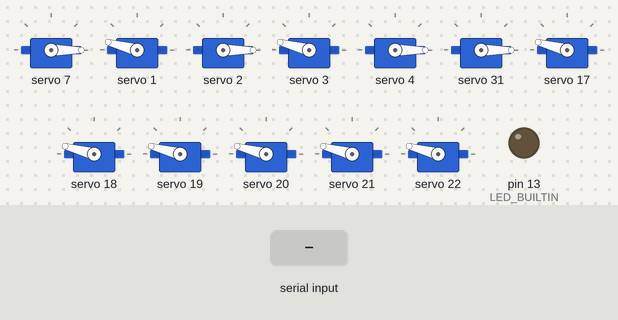
The sketch below on a simulated Arduino Uno, built with avr-gcc and run on an emulated ATmega328P. On the bench: 12 × servo, output pins drawn as LEDs (lit = HIGH). The inputs (shaded band) are chosen by the test bench.

Above: at 1.2 s.
1.3 s: "90,45,200\n" received over Serial
At 2.1 s:
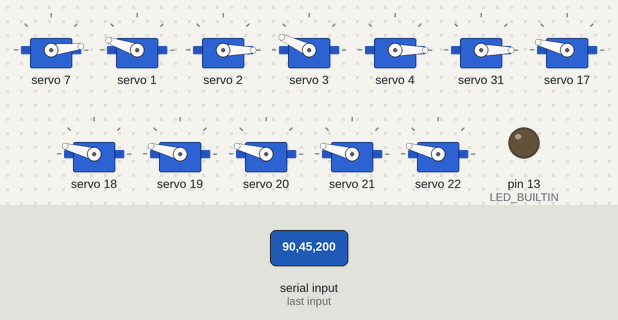
2.8 s: "30,150,10\n" received over Serial
At 3.4 s:
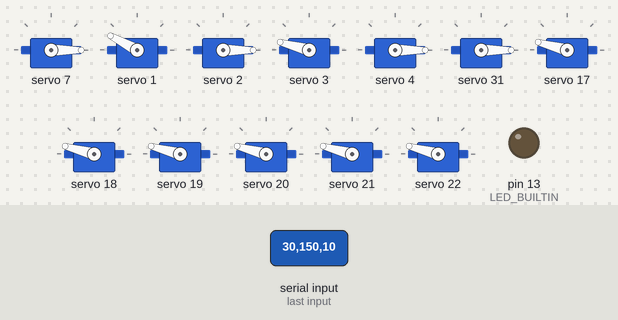
4.3 s: "30,150,10,200\n" received over Serial
At 4.8 s:
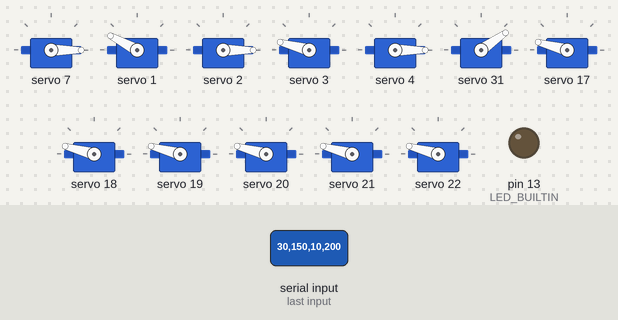
5.8 s: "200\n" received over Serial
At 6.9 s:
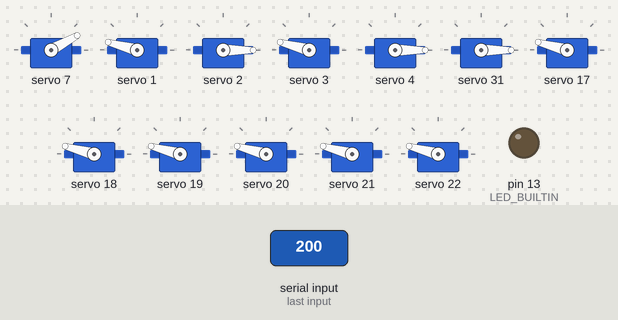
7.3 s: "30,150\n" received over Serial
At 8.2 s:
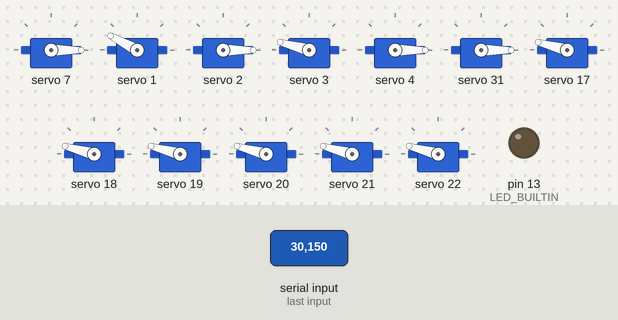
8.8 s: "90,45,200,10\n" received over Serial
At 9.2 s:
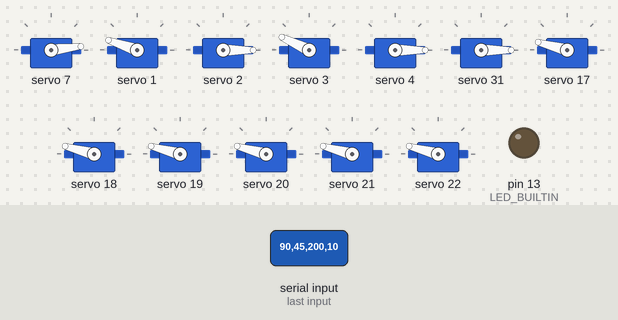
Timing chart, 0 to 11.3 s (numbered marks = the images above; inputs shaded):
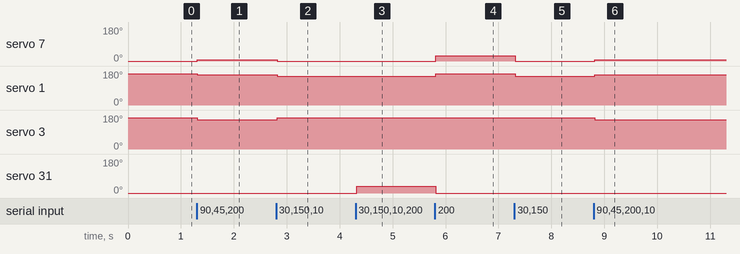

The sketch:

Robi_prueba_motores.ino
```cpp
// (licence header left out)
// Licensed under the Apache License, Version 2.0 (the "License");
// you may not use this file except in compliance with the License.
// You may obtain a copy of the License at

//     http://www.apache.org/licenses/LICENSE-2.0

// Unless required by applicable law or agreed to in writing, software
// distributed under the License is distributed on an "AS IS" BASIS,
// WITHOUT WARRANTIES OR CONDITIONS OF ANY KIND, either express or implied.
// See the License for the specific language governing permissions and
// limitations under the License.


///////////////////////////////////////////////////////////////////////////////////////////////////////////////////////////////////////////////////

///////////////////////////////////////////////////////////////////////////////////////////////////////////////////////////////////////////////////

#include <SPI.h>

//////////Servos/////////
#include <Wire.h>
#include <Adafruit_PWMServoDriver.h> //Funcionando en version 2.3.1 (ahora esta la 2.4 tener cuidado)
Adafruit_PWMServoDriver pwm = Adafruit_PWMServoDriver(0x40);
Adafruit_PWMServoDriver pwm2 = Adafruit_PWMServoDriver(0x41);
#define SERVOMIN  150 //175 this is the 'minimum' pulse length count (out of 4096)
#define SERVOMAX  550 //575 this is the 'maximum' pulse length count (out of 4096)
#define FREQUENCY  50
//////////Servos/////////


/////////Variables///////////
// our servo # counter
uint8_t servonum = 0;
//Falan grandes
int pos1 = 350;
int pos2 = 350;
int pos3 = 350;
int pos4 = 350;
//Falan pequeñas
int pos11 = 350;
int pos22 = 350;
int pos33 = 350;
int pos44 = 350;

int pospri = 0;
int posx = 350;
int posxX = 350;
int posy = 350;
int posyY = 350;
int posz = 350;
int controlA = A0;
int controlB = A1;
int controlC = A2;
//boton
int boton1 = 11 ;
int VALOR = 0;

// motores Brazo
int motorZ = 0;
int motorA = 1 ;
int motorAa = 2 ;
int motorB = 3;
int motorBb = 4 ;

// Motores Dedos:
int motor1 = 5 ; //Falange proximal meñique
int motor2 = 6 ; //Falange proximal anular
int motor3 = 7 ; //Falange proximal medio
int motor4 = 8 ; //Falange proximal indice
int motor5 = 9 ; //Metacarpiano pulgar 1
int motor6 = 10 ; //Metacarpiano pulgar 2
int motor1b = 11 ; //falange distal


//
int pos ;
int a ;
int k = 20 ;

char TECLA;       // almacena la tecla presionada
String funciona;
/////////Variables///////////


void moverMotorPote( int pote, int motor)
{
  int pulse_wide, pulse_width, potVal;

  // lector de valores del potenciometro

  potVal = analogRead(pote);

  //conversor
  //pulse_wide = map(potVal, 0, 1048, 250, 3000);
  pulse_wide = map(potVal, 0, 1023, 100, 2300);
  pulse_width = int (float(pulse_wide ) / 1000000 * FREQUENCY * 4096);

  pwm.setPWM(motor, 0, pulse_width);
  //  Serial.println(potVal);

}

void moverMotorPoteCustom( int pote, int motor, int bajo, int alto)
{
  int pulse_wide, pulse_width, potVal;

  // lector de valores del potenciometro

  potVal = analogRead(pote);

  //conversor
  //pulse_wide = map(potVal, 0, 1048, 250, 3000);
  pulse_wide = map(potVal, bajo, alto, 100, 2300);
  pulse_width = int (float(pulse_wide ) / 1000000 * FREQUENCY * 4096);

  pwm.setPWM(motor, 0, pulse_width);
  //  Serial.println(potVal);

}

void moverMotorValorCustom( int valor, int motor, int bajo, int alto)
{
  int pulse_wide, pulse_width, potVal;

  // lector de valores del potenciometro

  //  potVal = analogRead(pote);

  //conversor
  //pulse_wide = map(potVal, 0, 1048, 250, 3000);
  pulse_wide = map(valor, bajo, alto, 150, 3000);
  pulse_width = int (float(pulse_wide ) / 1000000 * FREQUENCY * 4096);

  pwm.setPWM(motor, 0, pulse_width);
  //  Serial.println(potVal);

}

void moverMotorValorCustom2( int valor, int motor, int bajo, int alto)
{
  int pulse_wide, pulse_width, potVal;

  // lector de valores del potenciometro

  //  potVal = analogRead(pote);

  //conversor
  //pulse_wide = map(potVal, 0, 1048, 250, 3000);
  pulse_wide = map(valor, bajo, alto, 250, 3000);
  pulse_width = int (float(pulse_wide ) / 1000000 * FREQUENCY * 4096);

  pwm2.setPWM(motor, 0, pulse_width);
  //  Serial.println(potVal);

}

void moverMotorValorMANOANTERIORCustom2( int valor,  int bajo, int alto)
{
  int pulse_wide, pulse_width, potVal;

  // lector de valores del potenciometro

  //  potVal = analogRead(pote);

  //conversor
  //pulse_wide = map(potVal, 0, 1048, 250, 3000);
  pulse_wide = map(valor, bajo, alto, 460, 2700);
  pulse_width = int (float(pulse_wide ) / 1000000 * FREQUENCY * 4096);

  pwm2.setPWM(1, 0, pulse_width);
  pwm2.setPWM(2, 0, pulse_width);
  pwm2.setPWM(3, 0, pulse_width);
  pwm2.setPWM(4, 0, pulse_width);
  pwm2.setPWM(5, 0, pulse_width);
  pwm2.setPWM(6, 0, pulse_width);

  //  Serial.println(potVal);

}


void moverMotorEntrada( int entrada, int motor)
{
  int pulse_wide, pulse_width;

  // lector de valores del potenciometro


  //conversor
  //pulse_wide = map(potVal, 0, 1048, 250, 3000);
  pulse_wide = map(entrada, 0, 1000, 100, 2300);//acele
  //pulse_wide = map(entrada, -32768, 32768, 100, 2300);//gyro
  pulse_width = int (float(pulse_wide ) / 1000000 * FREQUENCY * 4096);

  pwm.setPWM(motor, 0, pulse_width);
  Serial.println(entrada);
}


void moverMotorDoblePote( int pote, int motor1, int motor2)
{
  int pulse_wide, ancho_pulso1, ancho_pulso2, potVal;

  // lector de valores del potenciometro

  potVal = analogRead(pote);

  //conversor
  //pulse_wide = map(potVal, 0, 1048, 250, 3000);
  pulse_wide = map(potVal, 0, 1023, 250, 2300);
  ancho_pulso1 = int (float(pulse_wide ) / 1000000 * FREQUENCY * 4096);
  ancho_pulso2 = map (ancho_pulso1, 150 , 500 , 500, 150);
  pwm.setPWM(motor1, 0, ancho_pulso1);
  pwm.setPWM(motor2, 0, ancho_pulso2);
  //Serial.println(potVal);
  // delay (10);

}

void moverMotorDoblePoteCustom( int pote, int motor1, int motor2, int bajo, int alto )
{
  int pulse_wide, ancho_pulso1, ancho_pulso2, potVal;


  potVal = analogRead(pote);

  //conversor
  //pulse_wide = map(potVal, 0, 1048, 250, 3000);
  pulse_wide = map(potVal, bajo, alto, 250, 2300);
  ancho_pulso1 = int (float(pulse_wide ) / 1000000 * FREQUENCY * 4096);
  ancho_pulso2 = map (ancho_pulso1, 150 , 500 , 500, 150);
  pwm.setPWM(motor1, 0, ancho_pulso1);
  pwm.setPWM(motor2, 0, ancho_pulso2);
  //Serial.println(potVal);
  // delay (10);

}

void moverMotorDobleValorCustom( int valor, int motor1, int motor2, int bajo, int alto )
{
  int pulse_wide, ancho_pulso1, ancho_pulso2, potVal;


  //  potVal = analogRead(pote);

//  pulse_wide = map(valor, bajo, alto, 150, 2700);
  pulse_wide = map(valor, bajo, alto, 1425, 2700);

  ancho_pulso1 = int (float(pulse_wide ) / 1000000 * FREQUENCY * 4096);
  ancho_pulso2 = map (ancho_pulso1, 150 , 500 , 500, 150);
  pwm.setPWM(motor1, 0, ancho_pulso1);
  pwm.setPWM(motor2, 0, ancho_pulso2);
  //Serial.println(potVal);
  // delay (10);

}

void moverMotorDobleEntrada( int entrada, int motor1, int motor2)
{
  int pulse_wide, ancho_pulso1, ancho_pulso2;


  //conversor
  //pulse_wide = map(potVal, 0, 1048, 250, 3000);
  // pulse_wide = map(ejeacelerometro, 0, 1023, 250, 2300);
  pulse_wide = map(entrada, 0, 1000, 250, 2300);
  // pulse_wide = map(ejeacelerometro, -32768, 32768, 100, 2300);//gyro

  ancho_pulso1 = int (float(pulse_wide ) / 1000000 * FREQUENCY * 4096);
  ancho_pulso2 = map (ancho_pulso1, 150 , 500 , 500, 150);
  ancho_pulso2 = ancho_pulso2 + 30; //correccion
  pwm.setPWM(motor1, 0, ancho_pulso1);
  pwm.setPWM(motor2, 0, ancho_pulso2);
  Serial.println(ancho_pulso1);
  Serial.println(ancho_pulso2);

  // delay (10);

}


String getValue(String data, char separator, int index)
{
  int found = 0;
  int strIndex[] = { 0, -1 };
  int maxIndex = data.length() - 1;

  for (int i = 0; i <= maxIndex && found <= index; i++) {
    if (data.charAt(i) == separator || i == maxIndex) {
      found++;
      strIndex[0] = strIndex[1] + 1;
      strIndex[1] = (i == maxIndex) ? i + 1 : i;
    }
  }
  return found > index ? data.substring(strIndex[0], strIndex[1]) : "";
}

////////Funciones////////////


void setup() {
  // put your setup code here, to run once:

    Serial.begin(500000);

  while (!Serial) {
  }
  Serial.setTimeout(1);

  delay(10);

  //////////// Servos ////////////
  pwm.begin();
  pwm.setPWMFreq(60);  // Revisar frecuencia 50 o 60 Hz

  pwm2.begin();
  pwm2.setPWMFreq(60);  // Revisar frecuencia 50 o 60 Hz

  //////////// Servos ////////////
  pinMode(LED_BUILTIN, OUTPUT);
}


#define alpha 0.02  //Alpha

int Valorfiltrado1 = 0;
int Valorfiltrado2 = 0;
int Valorfiltrado3 = 0;
int Valorfiltrado4 = 0;
int Valorfiltrado5 = 0;
int entrada1 = 0;
int entrada2 = 0;
int entrada3 = 0;
int entrada4 = 0;
int entrada5 = 0;
int aux = 0;
int aux2 = 0;

char lectura ;

int c1 = 0;
int c2 = 0;
int c3 = 0;
int c4 = 0 ;
int c5 = 0 ;

String deltmedval;
String deltantval;
String bicval;
String pronval;
//String muñeval;
String falangval;

String serialData;
int pin = 13;

void loop() {

//  entrada1 = analogRead(0);
//  entrada2 = analogRead(1);
//  entrada3 = analogRead(2);
//  entrada4 = analogRead(3);
//  entrada5 = analogRead(4);
//  Valorfiltrado1 = (alpha * entrada1) + ((1 - alpha) * Valorfiltrado1);
//  Valorfiltrado2 = (alpha * entrada2) + ((1 - alpha) * Valorfiltrado2);
//  Valorfiltrado3 = (alpha * entrada3) + ((1 - alpha) * Valorfiltrado3);
//  Valorfiltrado4 = (alpha * entrada4) + ((1 - alpha) * Valorfiltrado4);
//  Valorfiltrado5 = (alpha * entrada5) + ((1 - alpha) * Valorfiltrado5);


  if (Serial.available() > 0) {
    serialData = Serial.readString();
    deltmedval = getValue(serialData, ',', 0);
    deltantval = getValue(serialData, ',', 1);
    bicval = getValue(serialData, ',', 2);
    pronval = getValue(serialData, ',', 3);
    falangval = getValue(serialData, ',', 4);

    c1 = deltmedval.toInt();
    c2 = deltantval.toInt();
    c3 = bicval.toInt();
    c4 = pronval.toInt();
    c5 = falangval.toInt();

  }
//      Serial.println(c1);
//    Serial.println(c2);

//  moverMotorValorCustom( c1, 7, -150, 999); //abduccion aduccion deltoides medial
  moverMotorValorCustom( c1, 7, -150, 999); //abduccion aduccion deltoides medial
  moverMotorDobleValorCustom( c2, 1, 2, 1200, 0 );// deltoides anterior
  moverMotorDobleValorCustom( c3, 3, 4, 2000, 0 );
  moverMotorValorCustom2( c4, 15, -150, 999);
  moverMotorValorMANOANTERIORCustom2( c5,  100,0);


}
```

Measured:
- after the input at 1.3 s, servo 7: 0° → 7° at once; servo 1: 165° → 161° at once; servo 3: 165° → 155° at once
- after the input at 2.8 s, servo 7: 7° → 0° at once; servo 1: 161° → 152° at once; servo 3: 155° → 165° at once
- after the input at 4.3 s, servo 31: 0° → 35° at once
- after the input at 5.8 s, servo 7: 0° → 29° at once; servo 1: 152° → 165° at once; servo 31: 35° → 0° at once
- after the input at 7.3 s, servo 7: 29° → 0° at once; servo 1: 165° → 152° at once
- after the input at 8.8 s, servo 7: 0° → 7° at once; servo 1: 152° → 161° at once; servo 3: 165° → 155° at once
